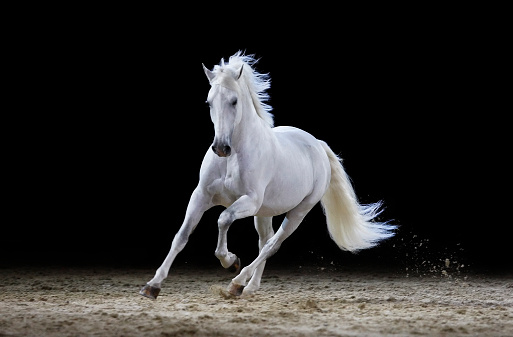
#> input picture horse.jpg, 513 x 337 px, found by its file name
$ python image_to_pencil.py
#> lines starting #> are read from the running program, lines starting #| are printed output that depends on the picture
# Image to Pencil Sketch Task using cv2 library.
# In this Task I have used Image of Horse to perform the Task.
import cv2

# Image path
img_loc = "C:/Users/AHanan/Desktop/ImagetoPencil/horse.jpg"

img = cv2.imread(img_loc)
#> img is the input picture: shape (337, 513, 3); mean B, G, R 41.3, 42.4, 43.6
# Gray Image
gray_img = cv2.cvtColor(img, cv2.COLOR_BGR2GRAY)
# Blurred Image
blurred_img = cv2.GaussianBlur(gray_img, (21,21), 0)
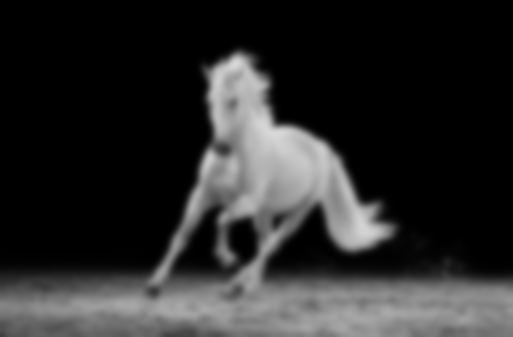
#> blurred_img: shape (337, 513); min 0, max 217, mean 42.6
# Pencil to sketch
img_pencil_sketch = cv2.divide(gray_img, blurred_img, scale=256.0)
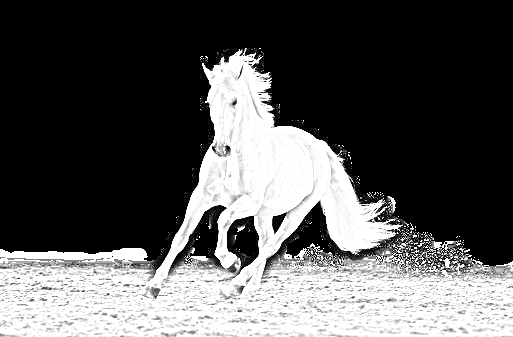
#> img_pencil_sketch: shape (337, 513); min 0, max 255, mean 86.1

cv2.imshow("Original Image", img)
cv2.imshow("Pencil to Sketch Image", img_pencil_sketch)
cv2.waitKey(0)
# Saving Image
cv2.imwrite("ImageToPencilSketch.jpg", img_pencil_sketch)
